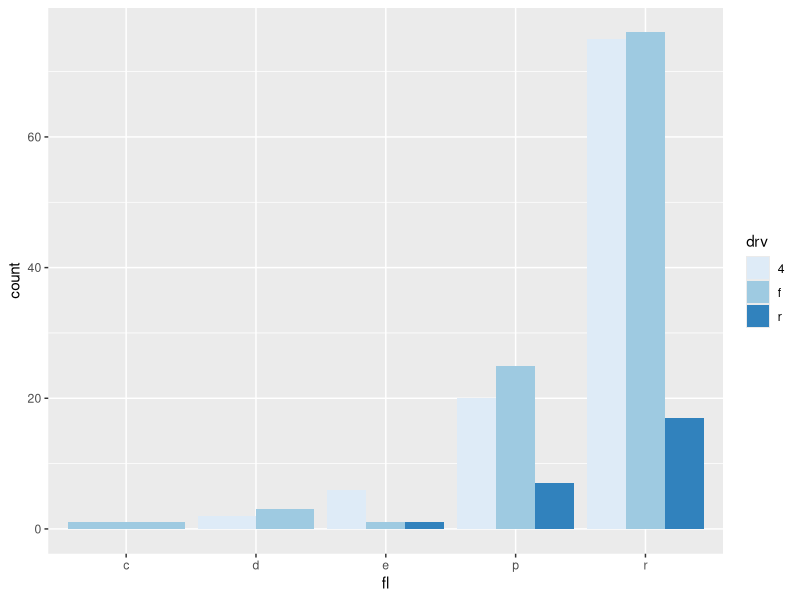
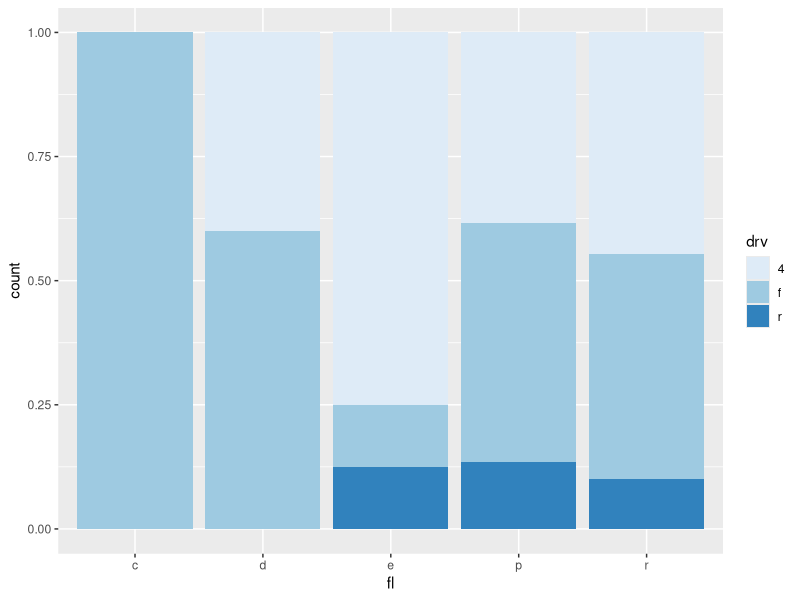
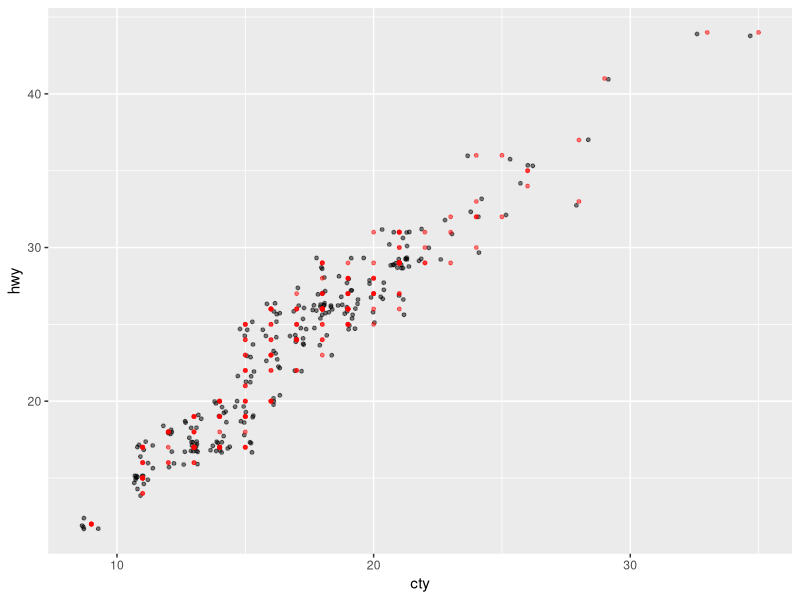
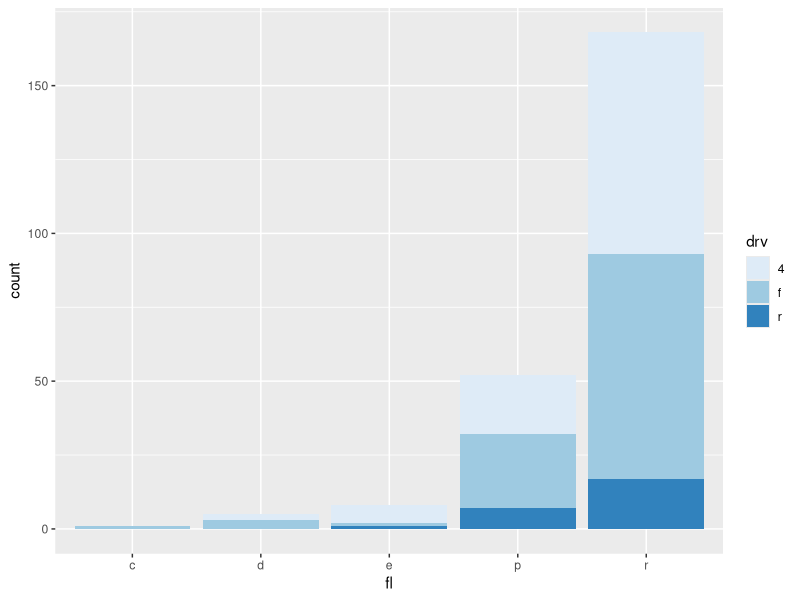
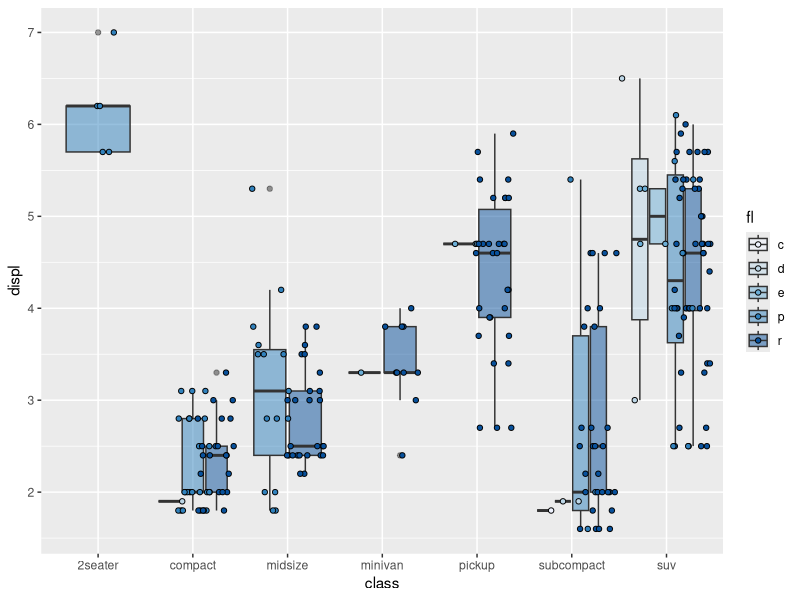

R code for these plots, in order:
## ---- chunk 1
knitr::opts_chunk$set(warning = FALSE, message = FALSE)
knitr::opts_chunk$set(fig.align = "center", out.width = "50%")
library(ggplot2)
library(dplyr)
## ---- chunk 2
ggplot(mpg, aes(fl, fill = drv)) + 
  geom_bar(position = position_dodge()) + 
  scale_fill_brewer(palette = 1)
## ---- chunk 3
ggplot(mpg, aes(fl, fill = drv)) + 
  geom_bar(position = position_fill()) + 
  scale_fill_brewer(palette = 1)
## ---- chunk 4
ggplot(mpg, aes(cty, hwy)) + 
  geom_point(position = position_jitter(), size = 1, alpha = 0.5) + 
  geom_point(color = "red", size = 1, alpha = 0.5)
## ---- chunk 5
ggplot(mpg, aes(fl, fill = drv)) + 
  geom_bar(position = position_stack()) + 
  scale_fill_brewer(palette = 1)
## ---- chunk 6
ggplot(mpg, aes(class, displ, fill = fl)) +
  geom_boxplot(alpha = 0.5) +
  geom_point(pch = 21, position = position_jitterdodge()) +
  scale_fill_brewer(palette = 1)
